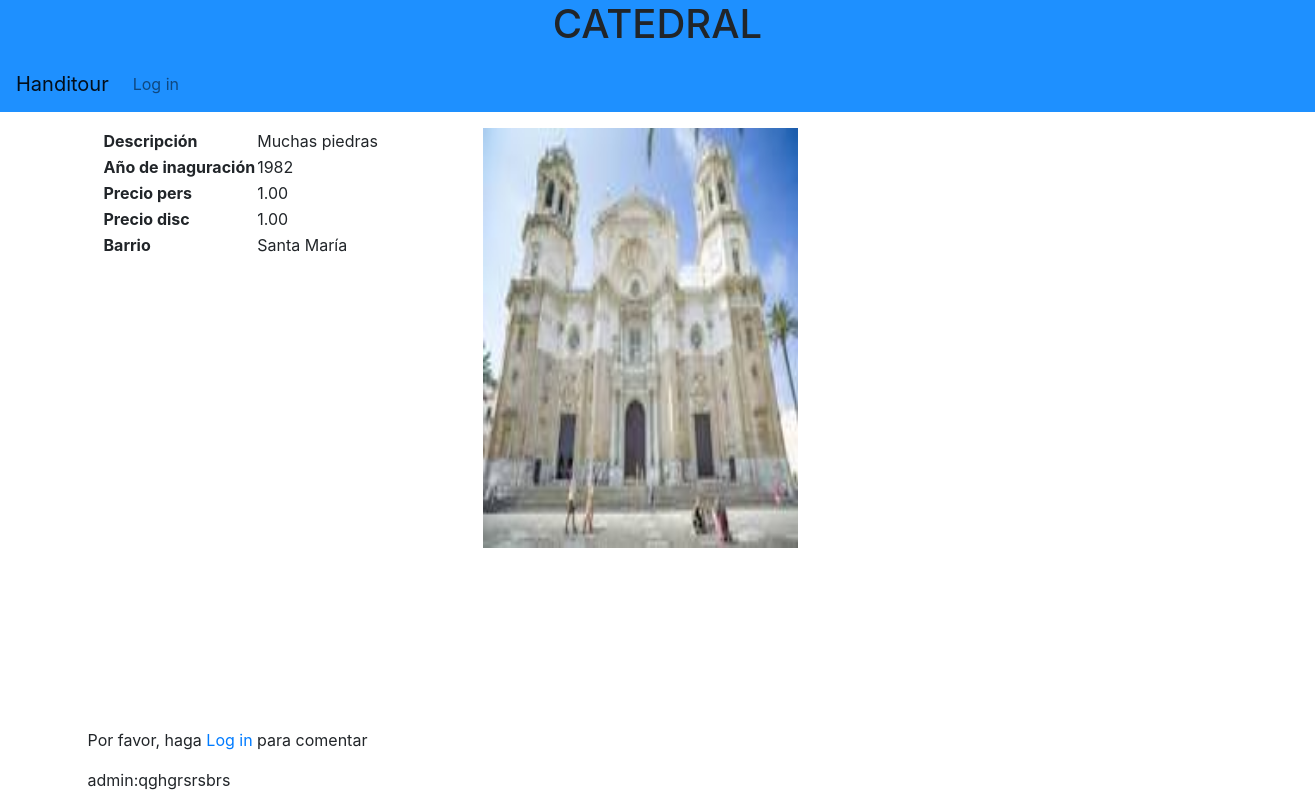
/monumento/1/, run on an earlier commit of the app's database.
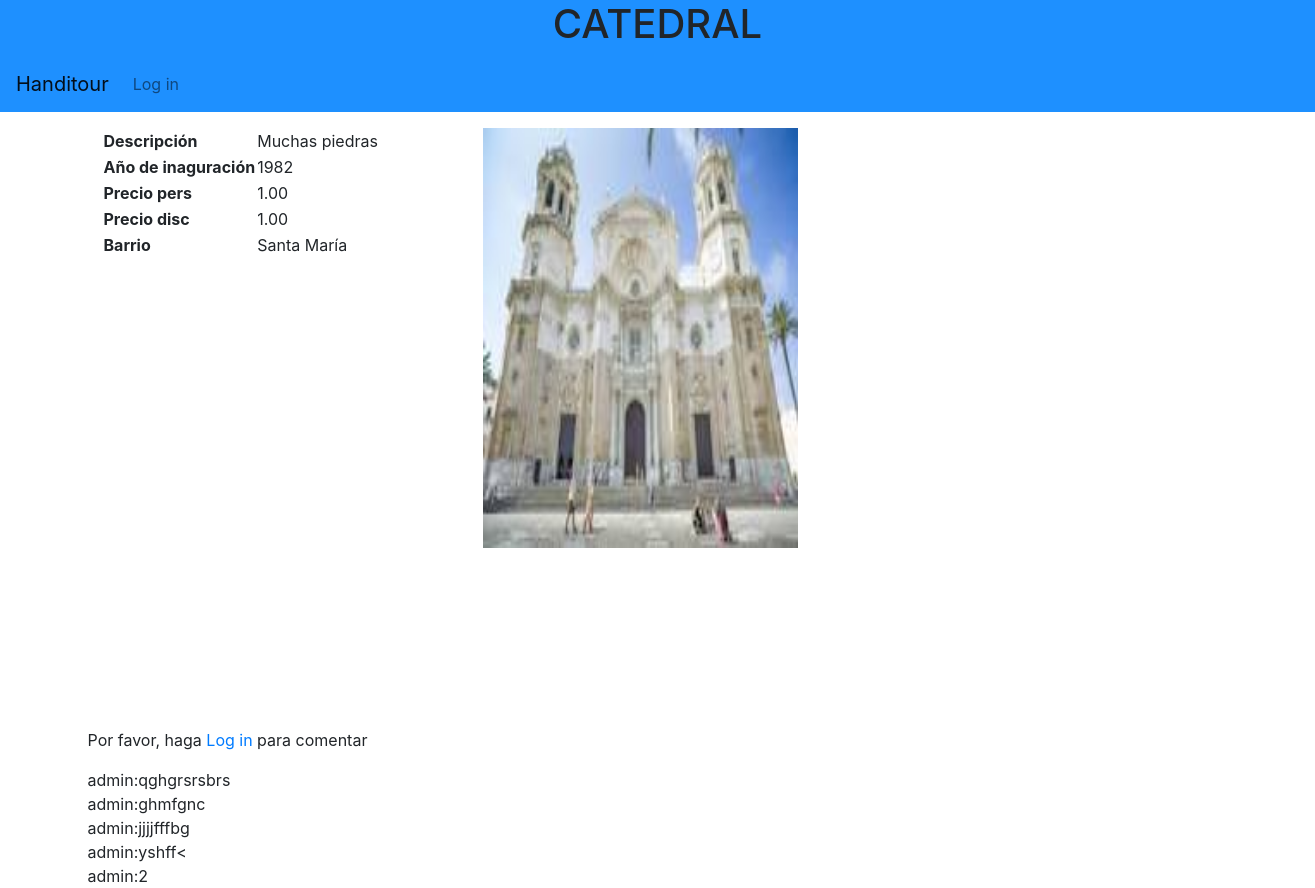
And on a later commit of the database.
### handitour/models.py (models this page shows, shortened)
class Monumento(models.Model):
    nombre = models.CharField(max_length=30)
    agno_inaguracion = models.CharField(max_length=9)
    historia = models.TextField(max_length=500)
    localizacion = models.CharField(max_length=100)
    precio_pers = models.DecimalField(default=0, max_digits=4, decimal_places=2)
    precio_disc = models.DecimalField(default=0, max_digits=4, decimal_places=2)
    barrio = models.ForeignKey("Barrio", null = True, on_delete=models.CASCADE)
    foto = models.FileField(null=True, upload_to="img/monumento")
    def __str__(self):
        return self.nombre

class Barrio(models.Model):
    nombre = models.CharField(max_length=30)
    historia = models.TextField(max_length=500)
    localizacion = models.CharField(max_length=100)
    foto = models.FileField(null=True, upload_to="img/barrio")
    ciudad = models.ForeignKey("Ciudad", on_delete=models.CASCADE)
    def __str__(self):
        return self.nombre

class Valoracion(models.Model):
    calificacion = models.PositiveIntegerField(default=1, validators=[MaxValueValidator(100), MinValueValidator(1)])
    comentario = models.TextField(max_length=500)
    usuario = models.ForeignKey(User, on_delete=models.CASCADE)
    monumento = models.ForeignKey("Monumento", on_delete=models.CASCADE)
    def __str__(self):
        return str(self.usuario) + ":" + self.comentario

### handitour/views.py (the view)
# urls.py: path('monumento/<id>/', views.detalle_monumento, name="monumento_detalle"),
def detalle_monumento(request, id):
    monumento = get_object_or_404(Monumento, id=id)
    valoraciones = Valoracion.objects.all()
    comentarios = valoraciones.filter(monumento_id=id)
    if request.POST:
        form = ValoracionForm(request.POST)
        if form.is_valid():
            form.save()
            return redirect(reverse("handitour:monumento_detalle", args=[id]))
        else:
            return render(request, "monumento.html", {"monumento": monumento, "encabezado": monumento.nombre.upper(), "form": form, "comentarios": comentarios})
    else:
        form = ValoracionForm(initial={'usuario':get_user(request),'monumento':monumento})
        return render(request, "monumento.html", {"monumento": monumento, "encabezado": monumento.nombre.upper(), "form": form, "comentarios": comentarios})

### handitour/templates/monumento.html (shortened to what this page needs)
{% extends "base.html" %}
{% block content %}
    <div class="row">
        <div class="col-md-12 col-lg-4 mt-3" style="height: 600px; width: 200px; overflow: scroll;">
            <table>
                <thead>
                    <tr>
                        <th>Descripción</th>
                        <td>{{ monumento.historia }}</td>
                    </tr>
                    <tr>
                        <th>Año de inaguración</th>
                        <td>{{ monumento.agno_inaguracion }}</td>
                    </tr>
                    <tr>
                        <th>Precio pers</th>
                        <td>{{ monumento.precio_pers }}</td>
                    </tr>
                    <tr>
                        <th>Precio disc</th>
                        <td>{{ monumento.precio_disc }}</td>
                    </tr>
                    <tr>
                        <th>Barrio</th>
                        <td>{{ monumento.barrio }}</td>
                    </tr>
                </thead>
            </table>
        </div>
        <div class="col-md-12 col-lg-4 mt-3">
             <img src="{{monumento.foto.url}}" id="imgmonumento" alt="...">
        </div>
        <div class="col-md-12 col-lg-4 mt-3">
            <div id="mapa" style="height: 500px; width: 500px">
            </div>
        </div>
    </div>
    <div class="row">
       {% if user.is_authenticated %}
            <form action="." method="POST" enctype="multipart/form-data" id="comentario">
            {% csrf_token %}
                {{ form.as_p }}
                <button type="submit" class="btn btn-primary form-control">Comentar</button>
            </form>
        {% else %}
            <p>Por favor, haga <a href="/login">Log in</a> para comentar </p>
        {% endif %}
    </div>
    <div class="row">
        {% if comentarios %}
            {% for comentario in comentarios %}
                {{ comentario }}
                <br>
            {% endfor %}
        {% else %}
            <p>Se el primero en comentar </p>
        {% endif %}
    </div>
{% endblock %}

### handitour/templates/base.html (shortened to what this page needs)
{% load static %}
<!DOCTYPE html>
<html>
    <head>
        <link href="/static/css/estilos.css" rel="stylesheet">
        <link rel="stylesheet" href="https://stackpath.bootstrapcdn.com/bootstrap/4.3.1/css/bootstrap.min.css">
    </head>
    <body>
       <header>
      <h1>{{encabezado}}</h1>
        <nav class="navbar navbar-expand-lg navbar-light bg-dodgerblue">
          <a class="navbar-brand" href="/inicio">Handitour</a>
          <div class="collapse navbar-collapse" id="navbarNavAltMarkup">
            <div class="navbar-nav">
                {% if user.is_authenticated %}
                    <a class="nav-link" href="/logout">Log out <span class="sr-only">(current)</span></a>
                {% else %}
                    <a class="nav-link" href="/login">Log in <span class="sr-only">(current)</span></a>
                {% endif %}
            </div>
          </div>
        </nav>
   </header>
        <div class="container">
            {% block content %}
            {% endblock %}
        </div>
    </body>
</html>

### handitour/static/css/estilos.css (style rules this page uses)
header { background-color: dodgerblue; text-align: center; width: 100%; }
#imgmonumento { height: 70% !important; width: 90% !important; }

What changed in the data, as far as the page shows it:
added Valoracion: usuario+comentario "admin:ghmfgnc"
added Valoracion: usuario+comentario "admin:jjjjfffbg"
added Valoracion: usuario+comentario "admin:yshff<"
added Valoracion: usuario+comentario "admin:2"
